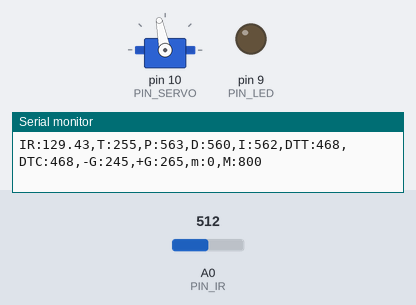
Bench run of a sketch on a simulated Arduino Uno, built with avr-gcc and run on an emulated ATmega328P. Parts: servo, output pins drawn as LEDs (lit = HIGH), the last lines printed to the serial monitor. The inputs (shaded band) are chosen by the test bench; at power-on: A0 (PIN_IR) = 512.

Above: at 1.07 s.
1.3 s: A0 (PIN_IR) set to 122
At 1.69 s:
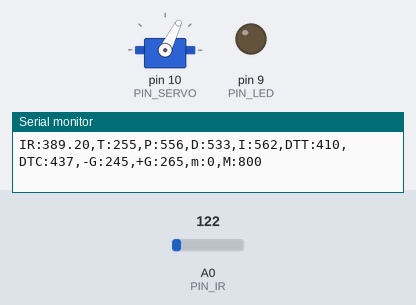
4.3 s: A0 (PIN_IR) set to 0
At 6.5 s:
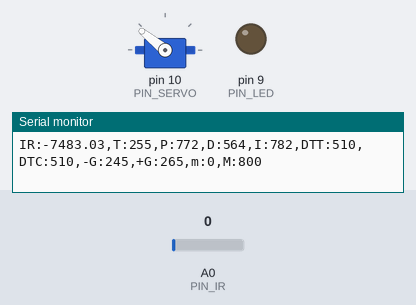
Timing chart, 0 to 8.0 s (numbered marks = the images above; inputs shaded):
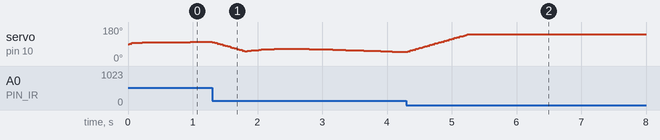

The sketch:

pid.ino
```cpp
#include <Servo.h>     // [20213066] 서보모터 라이브러리 사용

/////////////////////////////
// Configurable parameters //
/////////////////////////////

// Arduino pin assignment
#define PIN_LED 9          // [20200000] LED 핀 정의
#define PIN_SERVO 10       // [20213069] servo 핀 정의
#define PIN_IR A0      // [20213077] analong 핀 정의

// Framework setting
#define _DIST_TARGET 250  // [20213080] 멈추려는 목표거리 정의
#define _DIST_MIN 100 // [20213058] 측정 최소거리, 플로터 범위
#define _DIST_MAX 410    // [20213065] 측정 최대거리,플로터 범위

// Distance sensor
#define _DIST_ALPHA 0.05

// Servo range
#define _DUTY_MIN 1000    // [20213060] 서보 duty 최소값
#define _DUTY_NEU 1475    // [20213064] 서보 duty 중간값
#define _DUTY_MAX 2000    // [20213079] 서보 duty 최댓값

// Servo speed control
#define _SERVO_ANGLE 30       // [20213062] 서보 각도
#define _SERVO_SPEED 30     // [20213075] 서보의 속도

// Event periods
#define _INTERVAL_DIST 20   // [20213058] 거리측정 주기
#define _INTERVAL_SERVO 20    // [20213055] 서보 조정 주기
#define _INTERVAL_SERIAL 100  // [20213058] 시리얼 제어 주기

// PID parameters
#define _KP 0.55   // [20213058]비례이득
#define _KD 50     // 미분이득
#define _KI 0.007     // 적분이득

//////////////////////
// global variables //
//////////////////////

// Servo instance
Servo myservo;    // [20213068] 서보 변수명을 myservo로 선언

// Distance sensor
float dist_target; // location to send the ball
float dist_raw, dist_ema;    // [20213077] 측정값, ema필터 적용값

// Event periods
unsigned long last_sampling_time_dist, last_sampling_time_servo, last_sampling_time_serial;
bool event_dist, event_servo, event_serial; // [20213072] 거리, 서보, 시리얼 측정 여부

// Servo speed control
int duty_chg_per_interval; // [20213058]한 주기 당 제어할 최대 duty값
int duty_target, duty_curr; // [20213055] 목표 pulse주기값, 현재 pulse주기값

// PID variables
float error_curr, error_prev, control, pterm, dterm, iterm;


void setup() {
// initialize GPIO pins for LED and attach servo
pinMode(PIN_LED,OUTPUT);
myservo.attach(PIN_SERVO);

// move servo to neutral position
duty_target = duty_curr = _DUTY_NEU; // [20213075] 초기화
myservo.writeMicroseconds(duty_curr); // [20213078] 서보 중립위치

// initialize serial port
Serial.begin(57600); // [20213058]

// initialize global variables
dist_target = _DIST_TARGET;
dist_raw = dist_ema = ir_distance();
error_curr = error_prev = dist_target - dist_raw;

last_sampling_time_dist = 0; // [20213078] last_sampling_time_dist 초기화
last_sampling_time_servo = 0; // [20213055]
last_sampling_time_serial = 0; // [20213080]

pterm =
dterm =
iterm =

event_dist = event_servo = event_serial = false;

// convert angle speed into duty change per interval.
  duty_chg_per_interval = (float)(_DUTY_MAX - _DUTY_MIN) * _SERVO_SPEED / ((float)_SERVO_ANGLE) * _INTERVAL_SERVO / 1000; // [20213078] 한 주기 당 제어할 최대 duty값 초기화
}


void loop() {
/////////////////////
// Event generator //
/////////////////////
  unsigned long time_curr = millis();
  if(time_curr >= last_sampling_time_dist + _INTERVAL_DIST) {
        last_sampling_time_dist += _INTERVAL_DIST;
        event_dist = true;
  }
  if(time_curr >= last_sampling_time_servo + _INTERVAL_SERVO) {
        last_sampling_time_servo += _INTERVAL_SERVO;
        event_servo = true;
  }
  if(time_curr >= last_sampling_time_serial + _INTERVAL_SERIAL) {
        last_sampling_time_serial += _INTERVAL_SERIAL;
        event_serial = true;
  }
//[20213080]


////////////////////
// Event handlers //
////////////////////

  if(event_dist) {
     event_dist = false; //[20213078]
  // get a distance reading from the distance sensor
      dist_raw = ir_distance_filtered(); // [20213055]
      dist_ema = (1 - _DIST_ALPHA) * dist_ema + _DIST_ALPHA * dist_raw;  //[20213075]

  // PID control logic
    error_curr = dist_target - dist_ema; // [20213075]
    pterm = _KP * error_curr; // [20213078]
    dterm = _KD * (error_curr - error_prev);  //[20213077]
    iterm += _KI * error_curr;
    control = pterm + dterm + iterm; // [20213078]

  // duty_target = f(duty_neutral, control)
    duty_target = _DUTY_NEU + control; // [20213055]

  // keep duty_target value within the range of [_DUTY_MIN, _DUTY_MAX]
  if(duty_target < _DUTY_MIN){
    duty_target = _DUTY_MIN;
  } // [20213080]
  if(duty_target > _DUTY_MAX){
    duty_target = _DUTY_MAX;
  } // [20213080]

   error_prev = error_curr;  // error update
  }

  if(event_servo) {
event_servo = false; // [20213078]

    // adjust duty_curr toward duty_target by duty_chg_per_interval

    // update servo position

// adjust duty_curr toward duty_target by duty_chg_per_interval
  if(duty_target > duty_curr) {
  duty_curr += duty_chg_per_interval;
  if(duty_curr > duty_target) duty_curr = duty_target;
  }
  else {
  duty_curr -= duty_chg_per_interval;
  if(duty_curr < duty_target) duty_curr = duty_target;

  } // [20213075]

}
  // update servo position
  myservo.writeMicroseconds(duty_curr); // [20213058]


  if(event_serial) {
    event_serial = false;
    Serial.print("IR:");
    Serial.print(dist_ema);
    Serial.print(",T:");
    Serial.print(255);
    Serial.print(",P:");
    Serial.print(map(pterm,-1000,1000,510,610));
    Serial.print(",D:");
    Serial.print(map(dterm,-1000,1000,510,610));
    Serial.print(",I:");
    Serial.print(map(iterm,-1000,1000,510,610));
    Serial.print(",DTT:");
    Serial.print(map(duty_target,1000,2000,410,510));
    Serial.print(",DTC:");
    Serial.print(map(duty_curr,1000,2000,410,510));
    Serial.println(",-G:245,+G:265,m:0,M:800");
 // [20213071]
// Min :측정 최소거리, Max : 최대거리, Low : 목표구역 최소거리, dist_target :기준이 되는 거리, High : 목표구역 최대거리 값을 시리얼 모니터에 표시

  }
}

float ir_distance(void){ // return value unit: mm
  int a = 65;
  int b = 365;
  float val;
  float volt = float(analogRead(PIN_IR));
  val = ((6762.0/(volt-9.0))-4.0) * 10.0;
  val = 100 + 300.0 / (b - a) * (val - a);
  return val;
} // [20213075]

float ir_distance_filtered(void){ // return value unit: mm
  return ir_distance(); // for now, just use ir_distance() without noise filter.
}
```
